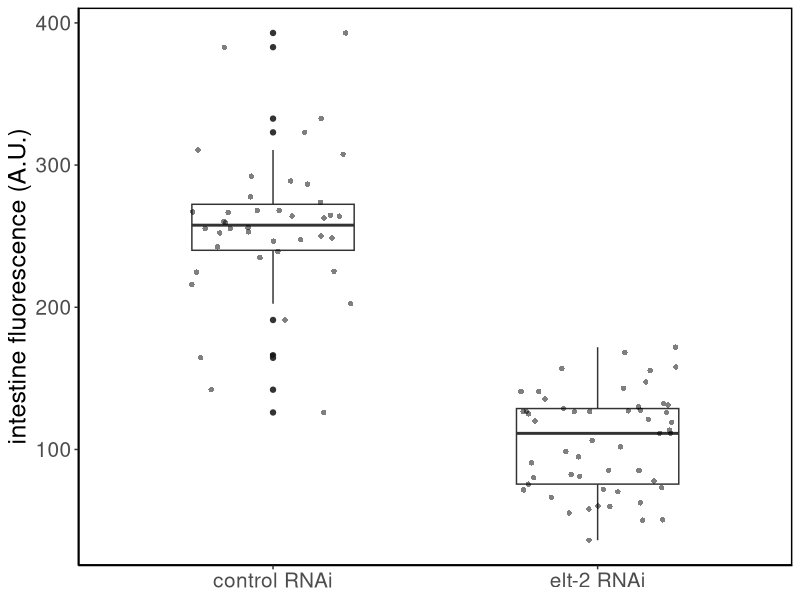
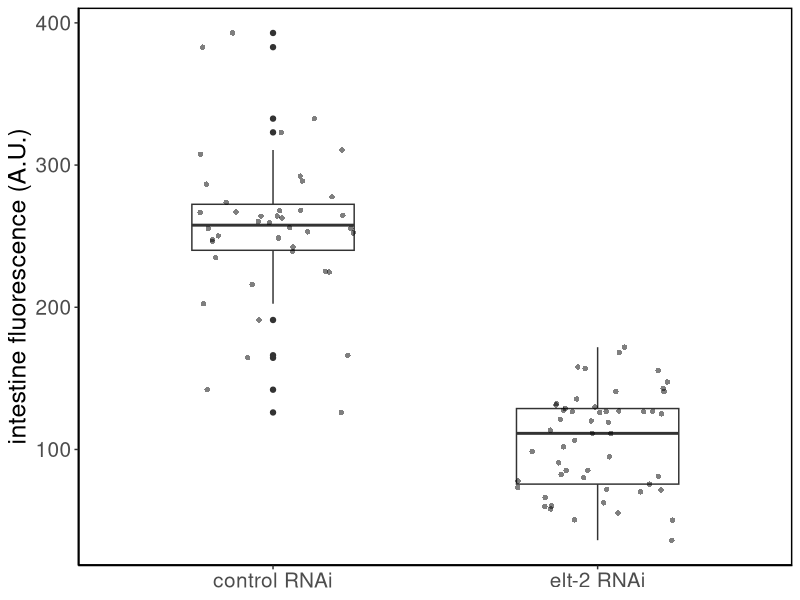

The R source for these figures, in order:
## ---- chunk 1
knitr::opts_chunk$set(echo = TRUE)
## ---- chunk 2
library(readxl)
library(dplyr)
library(ggplot2)
library(ggpubr)
library(tidyverse)
## ---- chunk 3
# for rep 1, CH1 = GFP and CH2 = DAPI (gut granules)
image_df_rep1 <- read_csv("./01_input/ELT2gfp_REP1_quantification.csv", col_names = TRUE)%>% separate(col = Label, sep = ":", into = c("treatment", "measurement_type", "image_name")) %>% separate(col = image_name, sep = "_", into = c("max", "strain", "Treatment", "worm", "wormNum", "channel"), remove = FALSE) %>% dplyr::select(image_name, treatment, wormNum, measurement_type, channel, Area:RawIntDen)
image_df_rep1$Rep <- 1
# for rep 2 and rep 3, CH2 = GFP and CH3 = DAPI (gut granules)
# use mutate to change CH2 to CH1 and CH3 to CH2
image_df_rep2 <- read_csv("./01_input/ELT2gfp_REP2_quantification.csv", col_names = TRUE) %>% separate(col = Label, sep = ":", into = c("treatment", "measurement_type", "image_name")) %>% separate(col = image_name, sep = "_", into = c("max", "strain", "Treatment", "worm", "wormNum", "channel"), remove = FALSE) %>% dplyr::select(image_name, treatment, wormNum, measurement_type, channel, Area:RawIntDen) %>% mutate(case_when(channel == "C2" ~ "C1", channel == "C3" ~ "C2"))
image_df_rep2$Rep <- 2

image_df_rep3 <- read_csv("./01_input/ELT2gfp_REP3_quantification.csv", col_names = TRUE) %>% separate(col = Label, sep = ":", into = c("treatment", "measurement_type", "image_name")) %>% separate(col = image_name, sep = "_", into = c("max", "strain", "Treatment", "worm", "wormNum", "channel"), remove = FALSE) %>% dplyr::select(image_name, treatment, wormNum, measurement_type, channel, Area:RawIntDen) %>% mutate(channel = case_when(channel == "C2" ~ "C1", channel == "C3" ~ "C2"))
image_df_rep3$Rep <- 3

image_df <- bind_rows(image_df_rep1, image_df_rep2,image_df_rep3)
image_df$treatment <- factor(image_df$treatment, levels = c("L4440rnai", "ELT2rnai"))
head(image_df)

## ---- chunk 4
background_df<- image_df %>%
  group_by(treatment, wormNum, Rep, measurement_type, channel) %>%
  summarize(Mean_Background = mean(Mean)) %>% 
  filter(measurement_type == "background")
background_df
## ---- chunk 5
image_ctcf <- image_df %>%
  filter(measurement_type == "intestine") %>%
  select(treatment, wormNum, Rep, channel, Area, IntDen) %>%
  mutate(Mean_Background = background_df$Mean_Background) %>%
  mutate(CTCF = IntDen - (Area*Mean_Background) )
image_ctcf  
## ---- chunk 6
image_ctcf %>% filter(channel == "C1") %>%
ggplot(aes(treatment, CTCF/Area)) + 
  geom_boxplot(width = 0.5) +
  geom_jitter(width = 0.25, alpha = 0.5, shape = 16) +
  labs(y = "intestine fluorescence (A.U.)", x = NULL) +
  scale_x_discrete(labels = c("control RNAi", "elt-2 RNAi"))+
  theme_classic() +
  theme(
    panel.border = element_rect(colour = "black", fill = NA, size = 1),
    axis.text.x = element_text(size = 15),
    axis.text.y = element_text(size = 15),
    axis.title.x = element_text(size = 18),
    axis.title.y = element_text(size=18),
    plot.title = element_text(hjust = 0.5, size = 18)
    )
# +
#   stat_compare_means(comparisons = list(c("L4440", "ELT-2")), method = "t.test") +
#   scale_x_discrete(labels = c("Empty Vector \n(L4440)", "ELT-2\n(pRW17)"))+
#   theme_classic() +
#   theme(
#     panel.border = element_rect(colour = "black", fill = NA, size = 1),
#     axis.text.x = element_text(size = 18),
#     axis.text.y = element_text(size = 16),
#     axis.title.x = element_text(size = 20),
#     axis.title.y = element_text(size=18),
#     plot.title = element_text(hjust = 0.5, size = 20)
#     )

ggsave("./03_plots/RWP32_ELT2gfp_Quantification_Plot.pdf", width = 4, height = 4, useDingbats=FALSE)
## ---- chunk 7
gfp_elt2 <- (image_ctcf %>% filter(treatment == "ELT2rnai") %>% rowwise() %>% mutate(normGFP = CTCF/Area))$normGFP
gfp_L4440 <- (image_ctcf %>% filter(treatment == "L4440rnai") %>% rowwise() %>% mutate(normGFP = CTCF/Area))$normGFP

t.test(gfp_elt2, gfp_L4440)$p.value

image_ctcf %>% group_by(treatment) %>% summarise(n())
## ---- chunk 8
sessionInfo()
